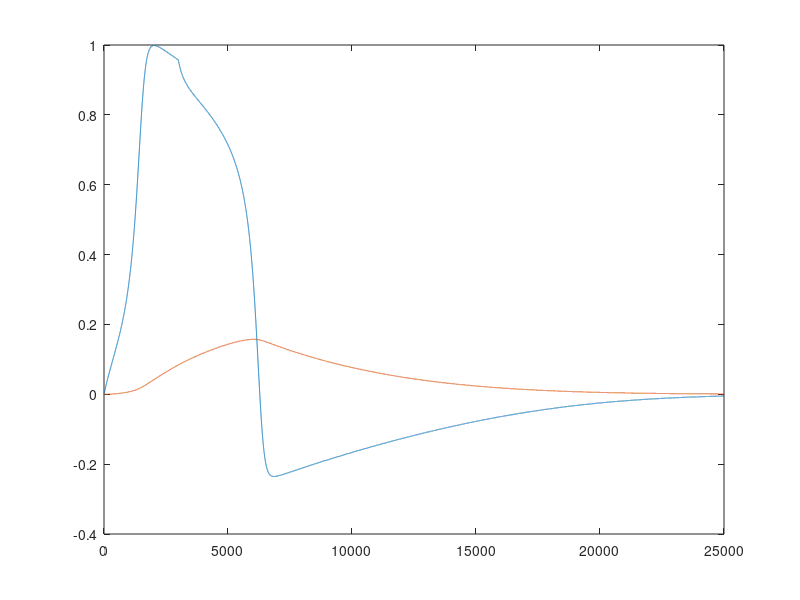
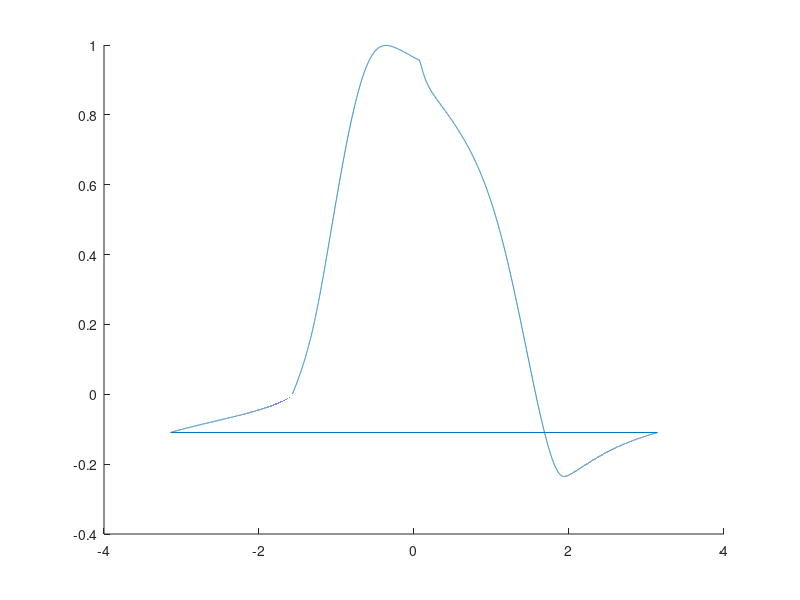

MATLAB code to generate these figures, in order: (Note: this script raises an error after producing the figures.)
clear; 
close all;

Nrun = 1;


st = 1;
for M = st:Nrun
    % close all;
    clearvars -except Nrun M 
    % close all

    rng('shuffle');
     
    
    % time settings
    tN = 25000; % total timesteps
    dt = 0.01;  % time step


    %--------------------
    % Excitable system parameters
    %--------------------
    
    
    q.A = 0.0167;
    q.Kg = 0.9393;
    q.Kr = 0.8125;
    q.a = 0.1863;
    finaltau = 100;   % influences dr update

    
    %========================
    % Small simulation of single-cell excitable dynamics
    %========================
   
    
    g = 0;
    r = 0;
    s = 0;
    recordg = [];
    recordr = [];
    records = [];

    for i = 2:tN
        % Set an imposed signal s for testing early transient
        if i == 2
            s = 100;
        elseif i >= 3000
            s = 0;
        end

        % Trigger
        I = q.A*log10(1 + s);
        

        % Excitable dynamics 
        dg = (-q.Kg*g.*(g-1).*(g-q.a) - q.Kr*r + I);
        
        dr = ((0.5.*g-r)./finaltau);

        rnew = r + dr*dt;
        gnew = g + dg*dt;
        g = gnew;
        r = rnew;

        recordg(end+1) = g;
        recordr(end+1) = r;
    end
    

end

% Plot results of single-cell excitable dynamics
figure;
plot(recordg)
hold on
plot(recordr)

hilbertresult = hilbert(recordg);
phase = angle(hilbertresult);

figure
hold on
plot(phase, recordg)
yyaxis right 
plot(phase, recordr)

% Save hilbert result for later interpolation use
hil.phase = phase;
hil.g = recordg;
hil.r = recordr;
save("hilresult", "hil")
